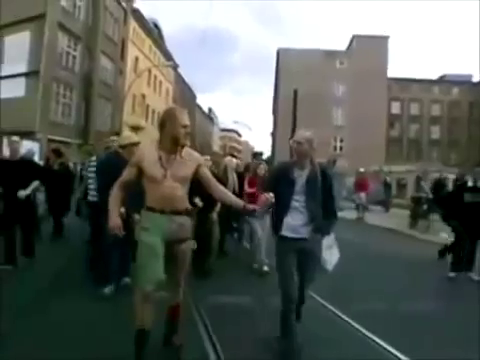
#> input picture frame 66 of Emoji/videoplayback.mp4, 480 x 360 px
$ python partyMode.py
#> lines starting #> are read from the running program, lines starting #| are printed output that depends on the picture
import cv2

cap = cv2.VideoCapture('videoplayback.mp4')

while(cap.isOpened()):
    ret, frame = cap.read()
#> frame is the input picture: shape (360, 480, 3); mean B, G, R 88.9, 94.9, 90

    gray = cv2.cvtColor(frame, cv2.COLOR_BGR2GRAY)
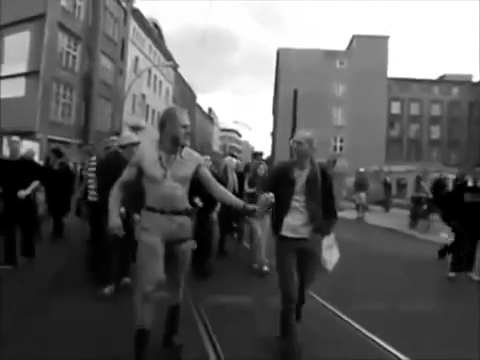
#> gray: shape (360, 480); min 0, max 255, mean 92.7

    cv2.imshow('frame',frame)
    if cv2.waitKey(30) & 0xFF == ord('q'):
#> (key q is pressed here)
        break

cap.release()
cv2.destroyAllWindows()

$ run again, starting later in the video
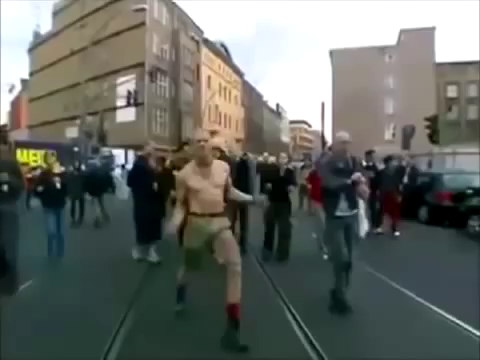
#> input picture frame 300 of Emoji/videoplayback.mp4, 480 x 360 px
#> frame is the input picture: shape (360, 480, 3); mean B, G, R 99.5, 105.4, 101.1
#> `gray = cv2.cvtColor(frame, cv2.COLOR_BGR2GRAY)`:
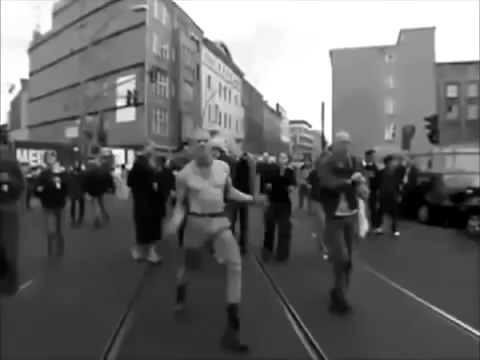
#> gray: shape (360, 480); min 0, max 255, mean 103.4

$ run again, starting later in the video
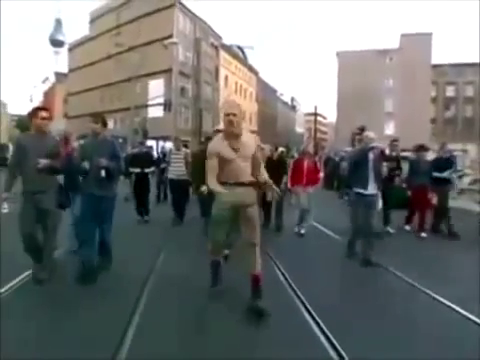
#> input picture frame 534 of Emoji/videoplayback.mp4, 480 x 360 px
#> frame is the input picture: shape (360, 480, 3); mean B, G, R 110.3, 112, 109.4
#> `gray = cv2.cvtColor(frame, cv2.COLOR_BGR2GRAY)`:
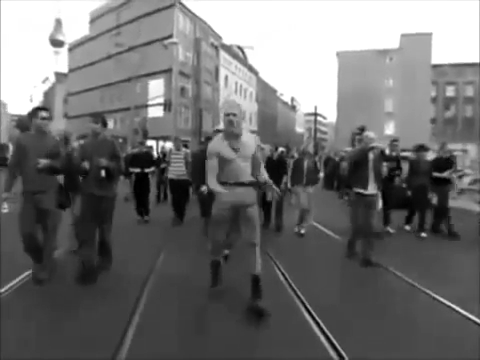
#> gray: shape (360, 480); min 0, max 255, mean 110.9
